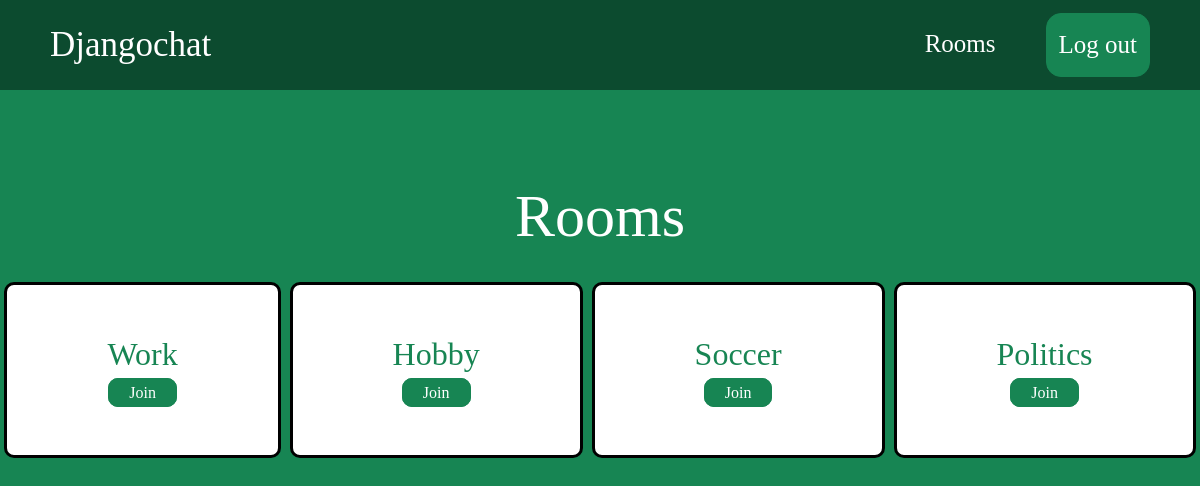
The app's page /rooms/ (signed in), older data.
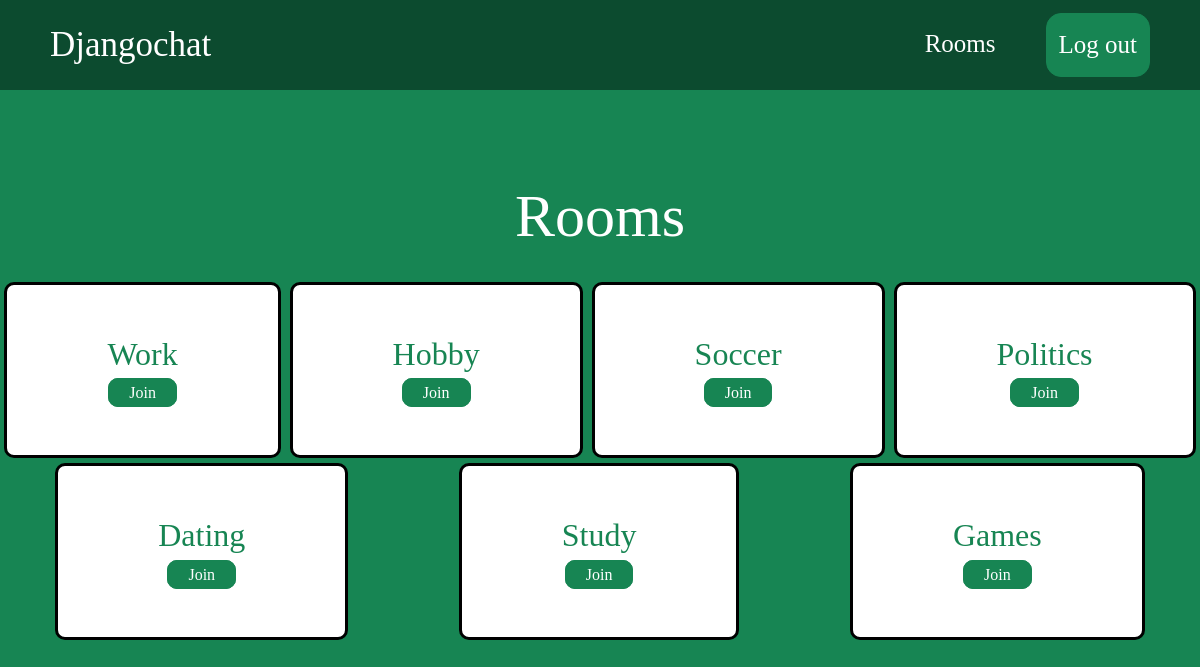
The same page, newer data.
### room/models.py (models this page shows)
class Room(models.Model):
    name = models.CharField(max_length=255)
    slug = models.SlugField(unique=True)

### room/views.py (the view)
# urls.py: path('rooms/', include('room.urls'))
@login_required
def rooms(request):
    rooms = Room.objects.all()
    return render(request, 'rooms.html', {'rooms': rooms})

### core/templates/rooms.html (shortened to what this page needs)
{% extends 'base.html' %}
{% block content %}
<div class="d-flex align-items-center justify-content-center">
    <h1 class="logo-main">Rooms</h1>
</div>
<div class="d-flex flex-wrap align-items-center justify-content-around rooms">
    {% for room in rooms %}
        <div class="rooms">
            <div class="room-display">
                <h2>{{ room.name }}</h2>
                <a href="{% url 'room' room.slug %}" class="join-button">Join</a>
            </div>
        </div>
    {% endfor %}
</div>
{% endblock %}

### core/templates/base.html (shortened to what this page needs)
{% load static %}
<!DOCTYPE html>
<html lang="en">
<head>
    <link href="https://cdn.jsdelivr.net/npm/bootstrap@5.2.0-beta1/dist/css/bootstrap.min.css" rel="stylesheet"
>
    <link rel="stylesheet" href="{% static 'css/styles.css' %}">
</head>
<body>
    <nav class="d-flex justify-content-between align-items-center navigation">
        <div>
            <a href="/" class="chat-title">Djangochat</a>
        </div>
        <div class="d-flex items-center">
            {% if request.user.is_authenticated %}
                <a href="/rooms/" class='login-icon'>Rooms</a>
                <a href="/logout/" class="signup-icon">Log out</a>
            {% else %}
            <a href="/login/" class="login-icon">Log in</a>
            <a href="/signup/" class="signup-icon">Sign up</a>
            {% endif %}
        </div>
    </nav>
    {% block content %}
    {% endblock %}
</body>
</html>

### static/css/styles.css (style rules this page uses)
* { font-family: cursive; }
body { background-color: #178553; }
.navigation { background-color: #0c4b2f; height: 90px; }
.chat-title { margin-left: 50px; font-size: 35px; }
.signup-icon { border: 1px solid #178553; background-color: #178553; padding: 12px; border-radius: 15px; }
.login-icon { margin-top: 12px; }
.login-icon, .signup-icon { margin-right: 50px; font-size: 25px; }
.chat-title, .login-icon, .signup-icon { text-decoration: none; text-decoration-color: none; color: rgb(255, 255, 255); }
.logo-main { margin-top: 90px; font-size: 60px; color: #fff; margin-bottom: 30px; }
.rooms { color:#fff; }
.room-display { border: 3px solid black; text-align: center; padding: 50px 100px; border-radius: 10px; background: #fff; color: #178553; text-decoration: none; margin-bottom: 5px; }
.join-button { text-decoration: none; color: #fff; border: 1px solid #178553; padding: 5px 20px; border-radius: 10px; background-color: #178553; }

Row changes from the older to the newer data that the page shows:
added Room: name "Dating"
added Room: name "Study"
added Room: name "Games"
